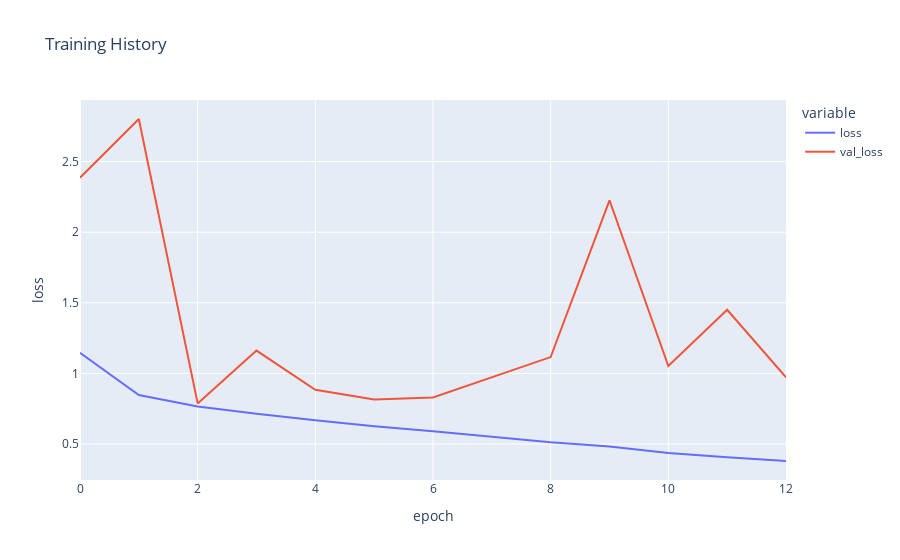

The notebook cell saved with this chart:
### Markdown cell above
### Plotting model performance

### Code cell
fig = px.line(
    history_ethnicity.history, y=['loss', 'val_loss'],
    labels={'index': 'epoch', 'value': 'loss'}, 
    title='Training History')
fig.show()

### Figure 1 — Plotly figure (JSON) as saved in the notebook; plotly's stock layout.template omitted (floating-point values rounded to 4 significant figures)
{"data": [{"hovertemplate": "variable=loss<br>epoch=%{x}<br>loss=%{y}<extra></extra>", "legendgroup": "loss", "line": {"color": "#636efa", "dash": "solid"}, "marker": {"symbol": "circle"}, "mode": "lines", "name": "loss", "orientation": "v", "showlegend": true, "x": [0, 1, 2, 3, 4, 5, 6, 7, 8, 9, 10, 11, 12], "xaxis": "x", "y": [1.146, 0.8469, 0.7659, 0.7141, 0.6686, 0.6257, 0.5905, 0.552, 0.5128, 0.4834, 0.4365, 0.4057, 0.38], "yaxis": "y", "type": "scatter"}, {"hovertemplate": "variable=val_loss<br>epoch=%{x}<br>loss=%{y}<extra></extra>", "legendgroup": "val_loss", "line": {"color": "#EF553B", "dash": "solid"}, "marker": {"symbol": "circle"}, "mode": "lines", "name": "val_loss", "orientation": "v", "showlegend": true, "x": [0, 1, 2, 3, 4, 5, 6, 7, 8, 9, 10, 11, 12], "xaxis": "x", "y": [2.386, 2.801, 0.7877, 1.161, 0.8845, 0.816, 0.8304, 0.973, 1.116, 2.226, 1.052, 1.45, 0.9731], "yaxis": "y", "type": "scatter"}], "layout": {"xaxis": {"anchor": "y", "domain": [0, 1], "title": {"text": "epoch"}, "type": "linear", "range": [0, 12], "autorange": true}, "yaxis": {"anchor": "x", "domain": [0, 1], "title": {"text": "loss"}, "type": "linear", "range": [0.2455, 2.936], "autorange": true}, "legend": {"title": {"text": "variable"}, "tracegroupgap": 0}, "title": {"text": "Training History"}, "autosize": true}}
